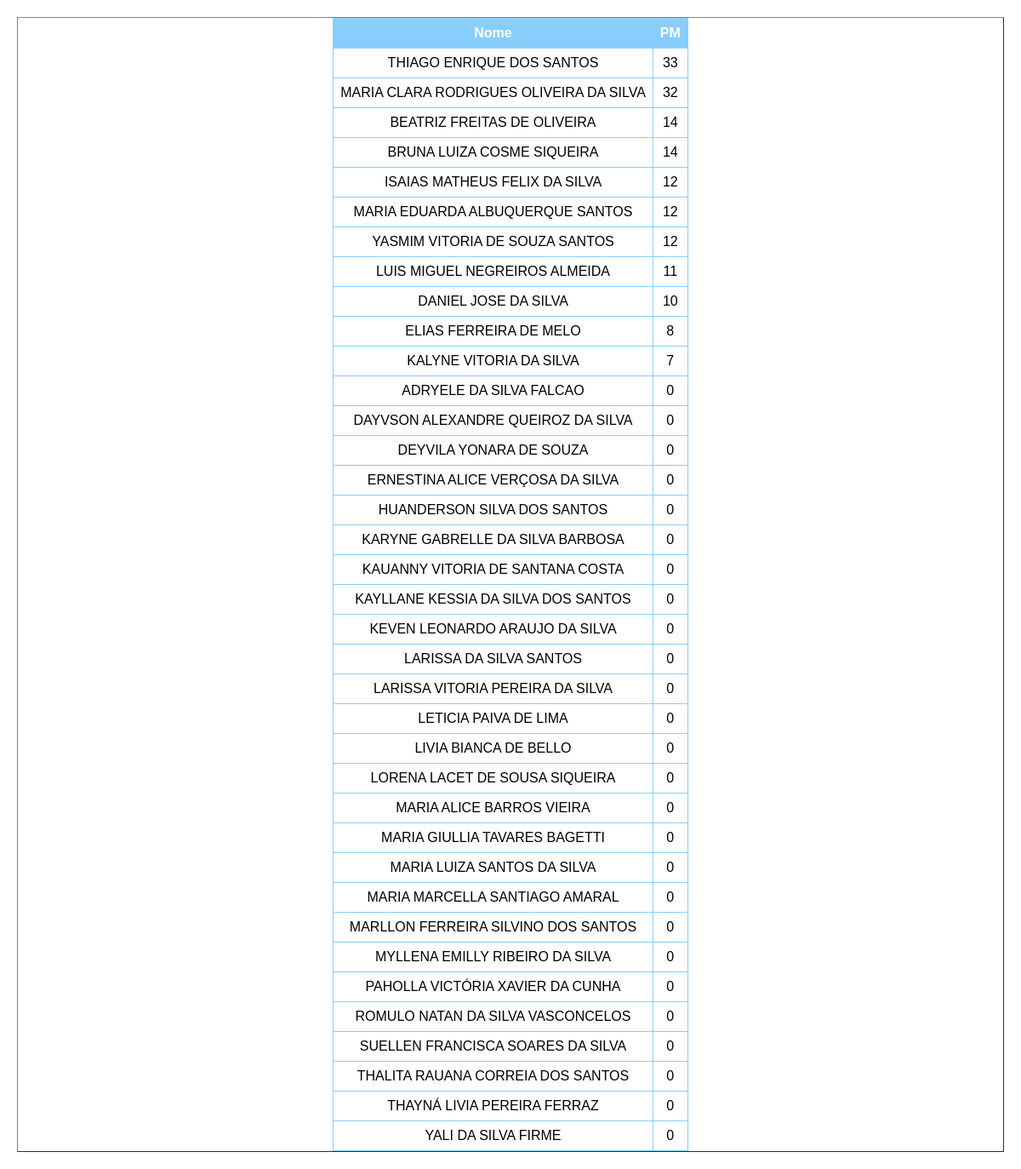
The app's page /ranking/3ºB with its own data.
### main.py (models this page shows)
class Terceiro_B(db.Model):
    __tablename__ = 'Terceiro_B'

### main.py (the view)
@app.route('/ranking/<class_id>', methods=['GET', 'POST'])
def ranking(class_id):
    turma_selecionada = selecionar_turma(class_id)
    resultados_ranking = db.session.query(turma_selecionada.nome, getattr(turma_selecionada, 'pm')).order_by(
        getattr(turma_selecionada, 'pm').desc()).all()
    return render_template('ranking.html', data=resultados_ranking, class_id=class_id)

### main.py (called while the page is built)
def selecionar_turma(valor):
    if valor == 'a' or valor == '3ºA':
        return lista_turmas_db[0]
    elif valor == 'b' or valor == '3ºB':
        return lista_turmas_db[1]
    elif valor == 'c' or valor == '3ºC':
        return lista_turmas_db[2]
    elif valor == 'd' or valor == '1ºD':
        return lista_turmas_db[3]

### templates/ranking.html (shortened to what this page needs)
<!DOCTYPE html>
<html lang="en">
<head>
    <link rel="stylesheet" href="/static/styles.css">
</head>
<body>
<table border="1" class="menu">
        <tr>
            <th>Nome</th>
            <th>PM</th>
        </tr>
        {% for row in data %}
            <tr>
                <td>{{ row.nome }}</td>
                <td>{{ row.pm }}</td>
            </tr>
        {% endfor %}
</table>
</body>
</html>

### static/styles.css (style rules this page uses)
.menu { margin: 20px; display: flex; flex-direction: column; align-items: center; justify-content: flex-start; }
table { border-collapse: collapse; width: 100%; background-color: rgba(255, 255, 255, 1); }
th, td { border: 1px solid #87CEFA; padding: 8px; text-align: center; }
th { background-color: #87CEFA; color: white; }
body { margin: 0; padding: 0; font-family: Arial, sans-serif; display: flex; align-items: center; justify-content: center; min-height: 100vh; position: relative; overflow: hidden; overflow-y: auto; }
body::before { content: ''; position: fixed; top: 0; left: 0; width: 100%; height: 100%; background: url('/static/4428.jpg') center center fixed; background-size: cover; opacity: 0.3; z-index: -1; }

### records on screen
Terceiro_B: nome "THIAGO ENRIQUE DOS SANTOS", pm "33"
Terceiro_B: nome "MARIA CLARA RODRIGUES OLIVEIRA DA SILVA", pm "32"
Terceiro_B: nome "BEATRIZ FREITAS DE OLIVEIRA", pm "14"
Terceiro_B: nome "BRUNA LUIZA COSME SIQUEIRA", pm "14"
Terceiro_B: nome "ISAIAS MATHEUS FELIX DA SILVA", pm "12"
Terceiro_B: nome "MARIA EDUARDA ALBUQUERQUE SANTOS", pm "12"
Terceiro_B: nome "YASMIM VITORIA DE SOUZA SANTOS", pm "12"
Terceiro_B: nome "LUIS MIGUEL NEGREIROS ALMEIDA", pm "11"
Terceiro_B: nome "DANIEL JOSE DA SILVA", pm "10"
Terceiro_B: nome "ELIAS FERREIRA DE MELO", pm "8"
Terceiro_B: nome "KALYNE VITORIA DA SILVA", pm "7"
Terceiro_B: nome "ADRYELE DA SILVA FALCAO", pm "0"
Terceiro_B: nome "DAYVSON ALEXANDRE QUEIROZ DA SILVA", pm "0"
Terceiro_B: nome "DEYVILA YONARA DE SOUZA", pm "0"
Terceiro_B: nome "ERNESTINA ALICE VERÇOSA DA SILVA", pm "0"
Terceiro_B: nome "HUANDERSON SILVA DOS SANTOS", pm "0"
Terceiro_B: nome "KARYNE GABRELLE DA SILVA BARBOSA", pm "0"
Terceiro_B: nome "KAUANNY VITORIA DE SANTANA COSTA", pm "0"
Terceiro_B: nome "KAYLLANE KESSIA DA SILVA DOS SANTOS", pm "0"
Terceiro_B: nome "KEVEN LEONARDO ARAUJO DA SILVA", pm "0"
Terceiro_B: nome "LARISSA DA SILVA SANTOS", pm "0"
Terceiro_B: nome "LARISSA VITORIA PEREIRA DA SILVA", pm "0"
Terceiro_B: nome "LETICIA PAIVA DE LIMA", pm "0"
Terceiro_B: nome "LIVIA BIANCA DE BELLO", pm "0"
Terceiro_B: nome "LORENA LACET DE SOUSA SIQUEIRA", pm "0"
Terceiro_B: nome "MARIA ALICE BARROS VIEIRA", pm "0"
Terceiro_B: nome "MARIA GIULLIA TAVARES BAGETTI", pm "0"
Terceiro_B: nome "MARIA LUIZA SANTOS DA SILVA", pm "0"
Terceiro_B: nome "MARIA MARCELLA SANTIAGO AMARAL", pm "0"
Terceiro_B: nome "MARLLON FERREIRA SILVINO DOS SANTOS", pm "0"
Terceiro_B: nome "MYLLENA EMILLY RIBEIRO DA SILVA", pm "0"
Terceiro_B: nome "PAHOLLA VICTÓRIA XAVIER DA CUNHA", pm "0"
Terceiro_B: nome "ROMULO NATAN DA SILVA VASCONCELOS", pm "0"
Terceiro_B: nome "SUELLEN FRANCISCA SOARES DA SILVA", pm "0"
Terceiro_B: nome "THALITA RAUANA CORREIA DOS SANTOS", pm "0"
Terceiro_B: nome "THAYNÁ LIVIA PEREIRA FERRAZ", pm "0"
Terceiro_B: nome "YALI DA SILVA FIRME", pm "0"
